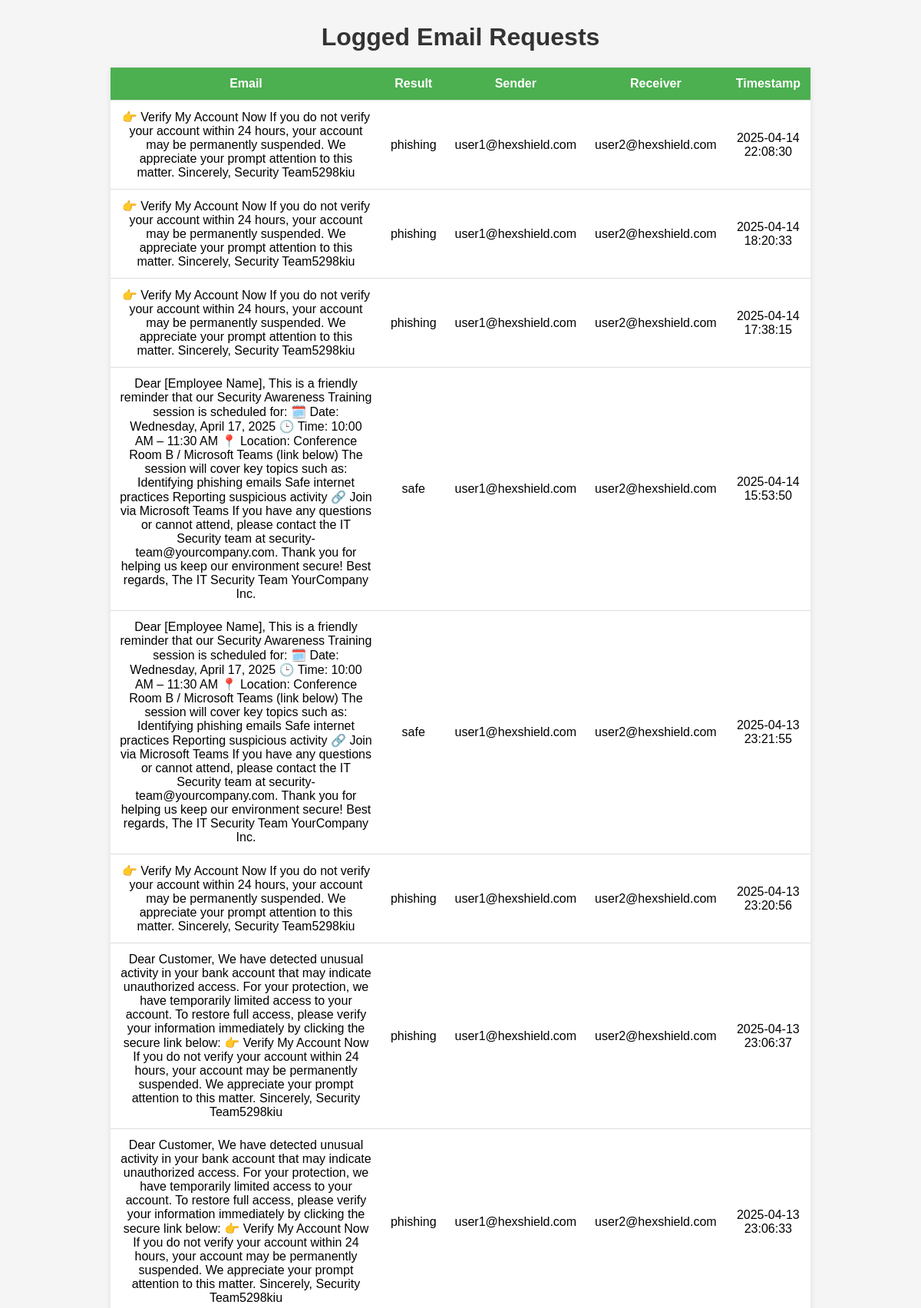
The page /email_logs (upper part) on the database its author committed.
### tables this page shows
CREATE TABLE email_requests (
            id INTEGER PRIMARY KEY AUTOINCREMENT,
            email TEXT,
            result TEXT DEFAULT 'not runned yet',
            timestamp DATETIME DEFAULT CURRENT_TIMESTAMP
        , sender TEXT, receiver TEXT);

### app.py (the view)
@app.route('/email_logs')
def view_email_logs():
    conn = sqlite3.connect('requests.db')
    cursor = conn.cursor()
    cursor.execute('SELECT email, result, sender, receiver, timestamp FROM email_requests ORDER BY timestamp DESC')
    logs = cursor.fetchall()
    conn.close()
    return render_template('email_logs.html', logs=logs)

### templates/email_logs.html (shortened to what this page needs)
<!DOCTYPE html>
<html>
<head>
</head>
<body>
    <h1>Logged Email Requests</h1>
    <table>
        <thead>
            <tr>
                <th>Email</th>
                <th>Result</th>
                <th>Sender</th>
                <th>Receiver</th>
                <th>Timestamp</th>
            </tr>
        </thead>
        <tbody>
            {% for email, result, sender, receiver, timestamp in logs %}
            <tr>
                <td>{{ email }}</td>
                <td>{{ result }}</td>
                <td>{{ sender }}</td>
                <td>{{ receiver }}</td>
                <td>{{ timestamp }}</td>
            </tr>
            {% endfor %}
        </tbody>
    </table>
</html>

### templates/email_logs.html (style rules this page uses)
body { font-family: Arial, sans-serif; margin: 30px; background-color: #f5f5f5; }
h1 { text-align: center; color: #333; }
table { border-collapse: collapse; width: 80%; margin: 20px auto; background-color: #fff; box-shadow: 0 2px 8px rgba(0,0,0,0.1); }
th, td { padding: 12px; border-bottom: 1px solid #ddd; text-align: center; }
th { background-color: #4CAF50; color: white; }

### rows shown on the page
email_requests: email "👉 Verify My Account Now If you do not verify your account within 24 hours, your account may be permanently suspended. We appreciate your prompt attention to this matter. Sincerely, Security Team5298kiu", result "phishing", sender "user1@hexshield.com", receiver "user2@hexshield.com", timestamp "2025-04-14 22:08:30"
email_requests: email "👉 Verify My Account Now If you do not verify your account within 24 hours, your account may be permanently suspended. We appreciate your prompt attention to this matter. Sincerely, Security Team5298kiu", result "phishing", sender "user1@hexshield.com", receiver "user2@hexshield.com", timestamp "2025-04-14 18:20:33"
email_requests: email "👉 Verify My Account Now If you do not verify your account within 24 hours, your account may be permanently suspended. We appreciate your prompt attention to this matter. Sincerely, Security Team5298kiu", result "phishing", sender "user1@hexshield.com", receiver "user2@hexshield.com", timestamp "2025-04-14 17:38:15"
email_requests: email "Dear [Employee Name], This is a friendly reminder that our Security Awareness Training session is scheduled for: 🗓️ Date: Wednesday, April 17, 2025 🕒 Time: 10:00 AM – 11:30 AM 📍 Location: Conference Room B / Microsoft Teams (link below) The session will cover key topics such as: Identifying phishing emails Safe internet practices Reporting suspicious activity 🔗 Join via Microsoft Teams If you have any questions or cannot attend, please contact the IT Security team at security-team@yourcompany.com. Thank you for helping us keep our environment secure! Best regards, The IT Security Team YourCompany Inc.", result "safe", sender "user1@hexshield.com", receiver "user2@hexshield.com", timestamp "2025-04-14 15:53:50"
email_requests: email "Dear [Employee Name], This is a friendly reminder that our Security Awareness Training session is scheduled for: 🗓️ Date: Wednesday, April 17, 2025 🕒 Time: 10:00 AM – 11:30 AM 📍 Location: Conference Room B / Microsoft Teams (link below) The session will cover key topics such as: Identifying phishing emails Safe internet practices Reporting suspicious activity 🔗 Join via Microsoft Teams If you have any questions or cannot attend, please contact the IT Security team at security-team@yourcompany.com. Thank you for helping us keep our environment secure! Best regards, The IT Security Team YourCompany Inc.", result "safe", sender "user1@hexshield.com", receiver "user2@hexshield.com", timestamp "2025-04-13 23:21:55"
email_requests: email "👉 Verify My Account Now If you do not verify your account within 24 hours, your account may be permanently suspended. We appreciate your prompt attention to this matter. Sincerely, Security Team5298kiu", result "phishing", sender "user1@hexshield.com", receiver "user2@hexshield.com", timestamp "2025-04-13 23:20:56"
email_requests: email "Dear Customer, We have detected unusual activity in your bank account that may indicate unauthorized access. For your protection, we have temporarily limited access to your account. To restore full access, please verify your information immediately by clicking the secure link below: 👉 Verify My Account Now If you do not verify your account within 24 hours, your account may be permanently suspended. We appreciate your prompt attention to this matter. Sincerely, Security Team5298kiu", result "phishing", sender "user1@hexshield.com", receiver "user2@hexshield.com", timestamp "2025-04-13 23:06:37"
email_requests: email "Dear Customer, We have detected unusual activity in your bank account that may indicate unauthorized access. For your protection, we have temporarily limited access to your account. To restore full access, please verify your information immediately by clicking the secure link below: 👉 Verify My Account Now If you do not verify your account within 24 hours, your account may be permanently suspended. We appreciate your prompt attention to this matter. Sincerely, Security Team5298kiu", result "phishing", sender "user1@hexshield.com", receiver "user2@hexshield.com", timestamp "2025-04-13 23:06:33"
